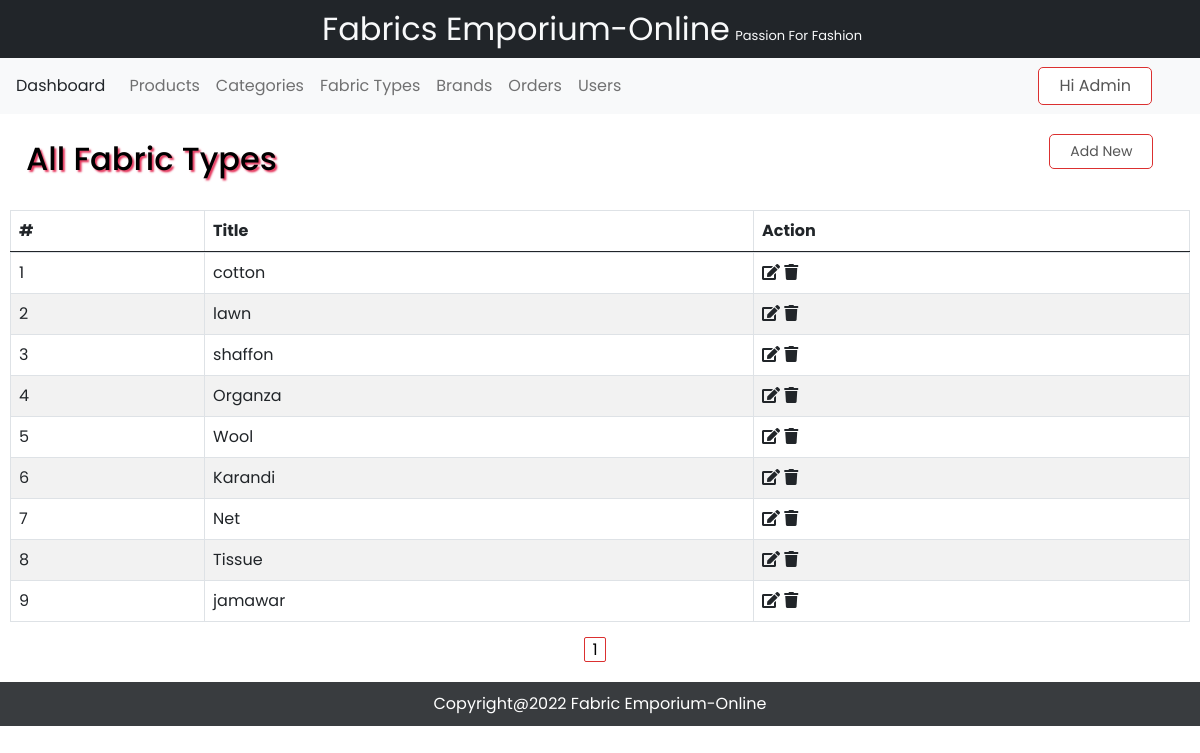
The app's page /admin/fabric_type.php with its own data.
### tables this page shows
CREATE TABLE `fabric_type` (
  `fab_id` int(11) NOT NULL,
  `fab_name` varchar(30) NOT NULL
);

### admin/fabric_type.php (the view, shortened to what this page needs)
<?php
include 'header.php';
session_start();?>
<div class="admin-content-container">
<div class="row">
    <div class="col-lg-10">
        <h2 class="admin-heading ms-3">All Fabric Types </h2>
    </div>
    <div class="col-lg-2 ps-5">
        <a class="btn btn-sm add-new pull-right" href="add_fabric_type.php">Add New</a>
    </div>
    </div>
<?php
include "config.php";
      $limit = 10;
      if(isset($_GET['page'])){
          $page = $_GET['page'];
            }else{
                $page = 1;
              }
            $offset = ($page - 1) * $limit;
            $sql = "SELECT * FROM fabric_type ORDER BY fab_id Asc LIMIT {$offset},{$limit}";
            $result = mysqli_query($conn, $sql) or die("Query Failed.");
            if(mysqli_num_rows($result) > 0){  ?>
<table class="table table-striped table-hover table-bordered mt-4">
  <thead>
    <th>#</th>
    <th>Title</th>
    <th>Action</th>
  </thead>
  <tbody>
      <tr>
        <?php   while($row = mysqli_fetch_assoc($result)) {  ?>
      <tr>
          <td><?php echo $row['fab_id'];?></td>
          <td><?php echo $row['fab_name'];?></td>
          <td>
              <a href="edit_fab_type.php?id=<?php echo $row['fab_id'];?>" class="text-dark"><i class="fa fa-edit"></i></a>
              <a class="delete_category text-dark" href="delete-fab.php?id=<?php echo $row['fab_id'];?>" ><i class="fa fa-trash"></i></a>
          </td>
          <?php } ?>
      </tr>
    </tbody>
</table>
<?php
    }else {
        echo "<h3>No Results Found.</h3>";
      }
$sql1 = "SELECT * FROM fabric_type";
    $result1 = mysqli_query($conn, $sql1) or die("Query Failed.");
      if(mysqli_num_rows($result1) > 0){
        $total_records = mysqli_num_rows($result1);
        $total_page = ceil($total_records / $limit);
        echo '<ul class="pagination admin-pagination">';
        for($i = 1; $i <= $total_page; $i++){
          if($i == $page){
                      $active = "active";
                  }else{
                      $active = "";
                    }
            echo '<li class="'.$active.'"><a href="fabric_type.php?page='.$i.'">'.$i.'</a></li>';
            }
                echo '</ul>';
                  }  ?>
          </div>
        </div>
<?php
    include 'footer.php'; ?>

### css/style.css (style rules this page uses)
:root { --lg-font: 'Kaisei Tokumin', serif; --sm-font: 'Poppins', sans-serif; --pink: #e5345b; --white:white; }
body { font-family: var(--sm-font); }
.btn:not(.nav-btns button) { background-color: #fff; color: rgb(85, 85, 85); padding: 6px 20px; border-color: var(--pink); border-radius: 5px; border: 1px solid rgb(219, 48, 48); }
.admin-heading { color:black; text-shadow: 2px 2px 2px var(--pink); box-sizing: border-box; padding-top: 6px; padding-bottom: 0; }
.pagination { display: block; text-align: center; margin: 0; text-decoration: none; }
.pagination li { display:inline-block; margin: 0 10px 0 0; }
.pagination li a { margin: 3px 0px; padding: 0px 7px; border-color: var(--pink); border-radius: 2px; border: 1px solid rgb(219, 48, 48); background:white; color:black; }
a { text-decoration: none; }

### records on screen
fabric_type: fab_id "1", fab_name "cotton"
fabric_type: fab_id "2", fab_name "lawn"
fabric_type: fab_id "3", fab_name "shaffon"
fabric_type: fab_id "4", fab_name "Organza"
fabric_type: fab_id "5", fab_name "Wool"
fabric_type: fab_id "6", fab_name "Karandi"
fabric_type: fab_id "7", fab_name "Net"
fabric_type: fab_id "8", fab_name "Tissue"
fabric_type: fab_id "9", fab_name "jamawar"
